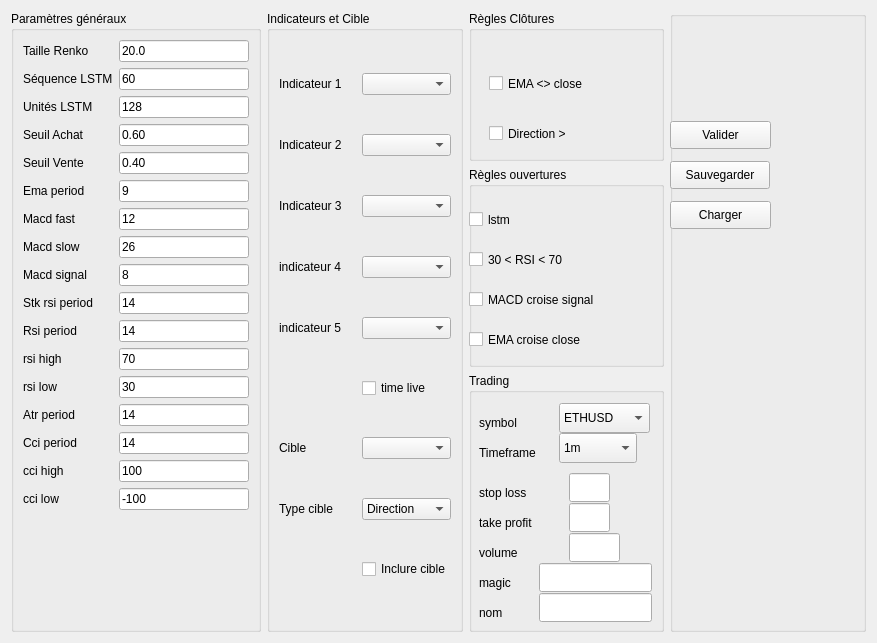
<?xml version="1.0" encoding="UTF-8"?>
<ui version="4.0">
 <class>configuration_tab</class>
 <widget class="QWidget" name="configuration_tab">
  <property name="geometry">
   <rect>
    <x>0</x>
    <y>0</y>
    <width>877</width>
    <height>643</height>
   </rect>
  </property>
  <property name="maximumSize">
   <size>
    <width>1920</width>
    <height>16777215</height>
   </size>
  </property>
  <layout class="QHBoxLayout">
   <item>
    <widget class="QGroupBox" name="group_params">
     <property name="maximumSize">
      <size>
       <width>250</width>
       <height>16777215</height>
      </size>
     </property>
     <property name="title">
      <string>Paramètres généraux</string>
     </property>
     <layout class="QFormLayout" name="form_params">
      <item row="0" column="0">
       <widget class="QLabel" name="label">
        <property name="text">
         <string>Taille Renko</string>
        </property>
       </widget>
      </item>
      <item row="0" column="1">
       <widget class="QLineEdit" name="renko_size">
        <property name="text">
         <string>20.0</string>
        </property>
       </widget>
      </item>
      <item row="1" column="0">
       <widget class="QLabel" name="label">
        <property name="text">
         <string>Séquence LSTM</string>
        </property>
       </widget>
      </item>
      <item row="1" column="1">
       <widget class="QLineEdit" name="lstm_seq_len">
        <property name="text">
         <string>60</string>
        </property>
       </widget>
      </item>
      <item row="2" column="0">
       <widget class="QLabel" name="label">
        <property name="text">
         <string>Unités LSTM</string>
        </property>
       </widget>
      </item>
      <item row="2" column="1">
       <widget class="QLineEdit" name="lstm_units">
        <property name="text">
         <string>128</string>
        </property>
       </widget>
      </item>
      <item row="3" column="0">
       <widget class="QLabel" name="label">
        <property name="text">
         <string>Seuil Achat</string>
        </property>
       </widget>
      </item>
      <item row="3" column="1">
       <widget class="QLineEdit" name="lstm_threshold_buy">
        <property name="text">
         <string>0.60</string>
        </property>
       </widget>
      </item>
      <item row="4" column="0">
       <widget class="QLabel" name="label">
        <property name="text">
         <string>Seuil Vente</string>
        </property>
       </widget>
      </item>
      <item row="4" column="1">
       <widget class="QLineEdit" name="lstm_threshold_sell">
        <property name="text">
         <string>0.40</string>
        </property>
       </widget>
      </item>
      <item row="7" column="0">
       <widget class="QLabel" name="macdFastLabel">
        <property name="text">
         <string>Macd fast</string>
        </property>
       </widget>
      </item>
      <item row="7" column="1">
       <widget class="QLineEdit" name="macd_fast">
        <property name="inputMask">
         <string>##</string>
        </property>
        <property name="text">
         <string>12</string>
        </property>
       </widget>
      </item>
      <item row="8" column="0">
       <widget class="QLabel" name="macdSlowLabel">
        <property name="text">
         <string>Macd slow</string>
        </property>
       </widget>
      </item>
      <item row="8" column="1">
       <widget class="QLineEdit" name="macd_slow">
        <property name="inputMask">
         <string>##</string>
        </property>
        <property name="text">
         <string>26</string>
        </property>
       </widget>
      </item>
      <item row="9" column="0">
       <widget class="QLabel" name="macdSignalLabel">
        <property name="text">
         <string>Macd signal</string>
        </property>
       </widget>
      </item>
      <item row="9" column="1">
       <widget class="QLineEdit" name="macd_signal">
        <property name="inputMask">
         <string>##</string>
        </property>
        <property name="text">
         <string>8</string>
        </property>
       </widget>
      </item>
      <item row="10" column="0">
       <widget class="QLabel" name="StkRsiPeriodLabel">
        <property name="text">
         <string>Stk rsi period</string>
        </property>
       </widget>
      </item>
      <item row="10" column="1">
       <widget class="QLineEdit" name="stk_rsi_period">
        <property name="inputMask">
         <string>##</string>
        </property>
        <property name="text">
         <string>14</string>
        </property>
       </widget>
      </item>
      <item row="5" column="0">
       <widget class="QLabel" name="emaPeriodLabel">
        <property name="text">
         <string>Ema period</string>
        </property>
       </widget>
      </item>
      <item row="5" column="1">
       <widget class="QLineEdit" name="ema_period">
        <property name="inputMask">
         <string>##</string>
        </property>
        <property name="text">
         <string>9</string>
        </property>
       </widget>
      </item>
      <item row="13" column="0">
       <widget class="QLabel" name="rsiHighLabel">
        <property name="text">
         <string>rsi high</string>
        </property>
       </widget>
      </item>
      <item row="13" column="1">
       <widget class="QLineEdit" name="rsi_high">
        <property name="text">
         <string>70</string>
        </property>
       </widget>
      </item>
      <item row="14" column="0">
       <widget class="QLabel" name="rsiLowLabel">
        <property name="text">
         <string>rsi low</string>
        </property>
       </widget>
      </item>
      <item row="14" column="1">
       <widget class="QLineEdit" name="rsi_low">
        <property name="text">
         <string>30</string>
        </property>
       </widget>
      </item>
      <item row="11" column="0">
       <widget class="QLabel" name="rsiPeriodLabel">
        <property name="text">
         <string>Rsi period</string>
        </property>
       </widget>
      </item>
      <item row="11" column="1">
       <widget class="QLineEdit" name="rsi_period">
        <property name="inputMask">
         <string>##</string>
        </property>
        <property name="text">
         <string>14</string>
        </property>
       </widget>
      </item>
      <item row="15" column="0">
       <widget class="QLabel" name="atrPeriodLabel">
        <property name="text">
         <string>Atr period</string>
        </property>
       </widget>
      </item>
      <item row="15" column="1">
       <widget class="QLineEdit" name="atr_period">
        <property name="text">
         <string>14</string>
        </property>
       </widget>
      </item>
      <item row="19" column="0">
       <widget class="QLabel" name="cciHighLabel">
        <property name="text">
         <string>cci high</string>
        </property>
       </widget>
      </item>
      <item row="19" column="1">
       <widget class="QLineEdit" name="cci_high">
        <property name="text">
         <string>100</string>
        </property>
       </widget>
      </item>
      <item row="20" column="0">
       <widget class="QLabel" name="cciLowLabel">
        <property name="text">
         <string>cci low</string>
        </property>
       </widget>
      </item>
      <item row="20" column="1">
       <widget class="QLineEdit" name="cci_low">
        <property name="text">
         <string>-100</string>
        </property>
       </widget>
      </item>
      <item row="17" column="1">
       <widget class="QLineEdit" name="cci_period">
        <property name="inputMask">
         <string>##</string>
        </property>
        <property name="text">
         <string>14</string>
        </property>
       </widget>
      </item>
      <item row="17" column="0">
       <widget class="QLabel" name="cciPeriodLabel_">
        <property name="text">
         <string>Cci period</string>
        </property>
       </widget>
      </item>
     </layout>
    </widget>
   </item>
   <item>
    <widget class="QGroupBox" name="group_features">
     <property name="title">
      <string>Indicateurs et Cible</string>
     </property>
     <layout class="QGridLayout" name="grid_features">
      <item row="2" column="1">
       <widget class="QComboBox" name="feat_3"/>
      </item>
      <item row="4" column="1">
       <widget class="QComboBox" name="feat_5"/>
      </item>
      <item row="1" column="1">
       <widget class="QComboBox" name="feat_2"/>
      </item>
      <item row="6" column="0">
       <widget class="QLabel" name="label">
        <property name="text">
         <string>Cible</string>
        </property>
       </widget>
      </item>
      <item row="8" column="1">
       <widget class="QCheckBox" name="target_include">
        <property name="text">
         <string>Inclure cible</string>
        </property>
       </widget>
      </item>
      <item row="2" column="0">
       <widget class="QLabel" name="label">
        <property name="text">
         <string>Indicateur 3</string>
        </property>
       </widget>
      </item>
      <item row="0" column="0">
       <widget class="QLabel" name="label">
        <property name="text">
         <string>Indicateur 1</string>
        </property>
       </widget>
      </item>
      <item row="0" column="1">
       <widget class="QComboBox" name="feat_1"/>
      </item>
      <item row="7" column="1">
       <widget class="QComboBox" name="target_type">
        <item>
         <property name="text">
          <string>Direction</string>
         </property>
        </item>
        <item>
         <property name="text">
          <string>Valeur</string>
         </property>
        </item>
        <item>
         <property name="text">
          <string>Return</string>
         </property>
        </item>
       </widget>
      </item>
      <item row="3" column="1">
       <widget class="QComboBox" name="feat_4"/>
      </item>
      <item row="7" column="0">
       <widget class="QLabel" name="label">
        <property name="text">
         <string>Type cible</string>
        </property>
       </widget>
      </item>
      <item row="6" column="1">
       <widget class="QComboBox" name="target_col"/>
      </item>
      <item row="3" column="0">
       <widget class="QLabel" name="label_2">
        <property name="text">
         <string>indicateur 4</string>
        </property>
       </widget>
      </item>
      <item row="4" column="0">
       <widget class="QLabel" name="label_3">
        <property name="text">
         <string>indicateur 5</string>
        </property>
       </widget>
      </item>
      <item row="1" column="0">
       <widget class="QLabel" name="label">
        <property name="text">
         <string>Indicateur 2</string>
        </property>
       </widget>
      </item>
      <item row="5" column="1">
       <widget class="QCheckBox" name="time_live">
        <property name="text">
         <string>time live</string>
        </property>
        <property name="checked">
         <bool>false</bool>
        </property>
       </widget>
      </item>
     </layout>
    </widget>
   </item>
   <item>
    <layout class="QVBoxLayout" name="verticalLayout">
     <item>
      <widget class="QGroupBox" name="groupBox_2">
       <property name="maximumSize">
        <size>
         <width>16777215</width>
         <height>150</height>
        </size>
       </property>
       <property name="styleSheet">
        <string notr="true"/>
       </property>
       <property name="title">
        <string>Règles Clôtures</string>
       </property>
       <widget class="QCheckBox" name="close_ema">
        <property name="geometry">
         <rect>
          <x>20</x>
          <y>60</y>
          <width>150</width>
          <height>25</height>
         </rect>
        </property>
        <property name="minimumSize">
         <size>
          <width>150</width>
          <height>0</height>
         </size>
        </property>
        <property name="text">
         <string>EMA &lt;&gt; close</string>
        </property>
       </widget>
       <widget class="QCheckBox" name="close_sens">
        <property name="geometry">
         <rect>
          <x>20</x>
          <y>110</y>
          <width>95</width>
          <height>25</height>
         </rect>
        </property>
        <property name="text">
         <string>Direction &gt;</string>
        </property>
       </widget>
      </widget>
     </item>
     <item>
      <widget class="QGroupBox" name="group_rules">
       <property name="maximumSize">
        <size>
         <width>16777215</width>
         <height>200</height>
        </size>
       </property>
       <property name="title">
        <string>Règles ouvertures</string>
       </property>
       <widget class="QCheckBox" name="rule_rsi">
        <property name="geometry">
         <rect>
          <x>0</x>
          <y>80</y>
          <width>113</width>
          <height>25</height>
         </rect>
        </property>
        <property name="text">
         <string>30 &lt; RSI &lt; 70</string>
        </property>
       </widget>
       <widget class="QCheckBox" name="rule_ema">
        <property name="geometry">
         <rect>
          <x>0</x>
          <y>160</y>
          <width>138</width>
          <height>25</height>
         </rect>
        </property>
        <property name="text">
         <string>EMA croise close</string>
        </property>
       </widget>
       <widget class="QCheckBox" name="rule_macd">
        <property name="geometry">
         <rect>
          <x>0</x>
          <y>120</y>
          <width>155</width>
          <height>25</height>
         </rect>
        </property>
        <property name="text">
         <string>MACD croise signal</string>
        </property>
       </widget>
       <widget class="QCheckBox" name="rule_lstm">
        <property name="geometry">
         <rect>
          <x>0</x>
          <y>40</y>
          <width>95</width>
          <height>25</height>
         </rect>
        </property>
        <property name="text">
         <string>lstm</string>
        </property>
       </widget>
      </widget>
     </item>
     <item>
      <widget class="QGroupBox" name="groupBox_3">
       <property name="title">
        <string>Trading</string>
       </property>
       <widget class="QLineEdit" name="sl">
        <property name="geometry">
         <rect>
          <x>100</x>
          <y>100</y>
          <width>41</width>
          <height>29</height>
         </rect>
        </property>
       </widget>
       <widget class="QLabel" name="label_4">
        <property name="geometry">
         <rect>
          <x>10</x>
          <y>40</y>
          <width>63</width>
          <height>20</height>
         </rect>
        </property>
        <property name="text">
         <string>symbol</string>
        </property>
       </widget>
       <widget class="QComboBox" name="symbol">
        <property name="geometry">
         <rect>
          <x>90</x>
          <y>30</y>
          <width>91</width>
          <height>30</height>
         </rect>
        </property>
        <item>
         <property name="text">
          <string>ETHUSD</string>
         </property>
        </item>
        <item>
         <property name="text">
          <string>BTCUSD</string>
         </property>
        </item>
        <item>
         <property name="text">
          <string>SOLUSD</string>
         </property>
        </item>
       </widget>
       <widget class="QComboBox" name="timeframe">
        <property name="geometry">
         <rect>
          <x>90</x>
          <y>60</y>
          <width>78</width>
          <height>30</height>
         </rect>
        </property>
        <item>
         <property name="text">
          <string>1m</string>
         </property>
        </item>
        <item>
         <property name="text">
          <string>2m</string>
         </property>
        </item>
        <item>
         <property name="text">
          <string>3m</string>
         </property>
        </item>
        <item>
         <property name="text">
          <string>4m</string>
         </property>
        </item>
        <item>
         <property name="text">
          <string>5m</string>
         </property>
        </item>
        <item>
         <property name="text">
          <string>10m</string>
         </property>
        </item>
        <item>
         <property name="text">
          <string>15m</string>
         </property>
        </item>
        <item>
         <property name="text">
          <string>20m</string>
         </property>
        </item>
        <item>
         <property name="text">
          <string>30m</string>
         </property>
        </item>
        <item>
         <property name="text">
          <string>1h</string>
         </property>
        </item>
        <item>
         <property name="text">
          <string>2h</string>
         </property>
        </item>
        <item>
         <property name="text">
          <string>4h</string>
         </property>
        </item>
        <item>
         <property name="text">
          <string>12h</string>
         </property>
        </item>
        <item>
         <property name="text">
          <string>1d</string>
         </property>
        </item>
       </widget>
       <widget class="QLabel" name="label_5">
        <property name="geometry">
         <rect>
          <x>10</x>
          <y>70</y>
          <width>81</width>
          <height>20</height>
         </rect>
        </property>
        <property name="text">
         <string>Timeframe</string>
        </property>
       </widget>
       <widget class="QLabel" name="label_6">
        <property name="geometry">
         <rect>
          <x>10</x>
          <y>110</y>
          <width>63</width>
          <height>20</height>
         </rect>
        </property>
        <property name="text">
         <string>stop loss</string>
        </property>
       </widget>
       <widget class="QLineEdit" name="tp">
        <property name="geometry">
         <rect>
          <x>100</x>
          <y>130</y>
          <width>41</width>
          <height>29</height>
         </rect>
        </property>
       </widget>
       <widget class="QLabel" name="label_7">
        <property name="geometry">
         <rect>
          <x>10</x>
          <y>140</y>
          <width>81</width>
          <height>20</height>
         </rect>
        </property>
        <property name="text">
         <string>take profit</string>
        </property>
       </widget>
       <widget class="QLineEdit" name="volume">
        <property name="geometry">
         <rect>
          <x>100</x>
          <y>160</y>
          <width>51</width>
          <height>29</height>
         </rect>
        </property>
       </widget>
       <widget class="QLabel" name="label_8">
        <property name="geometry">
         <rect>
          <x>10</x>
          <y>170</y>
          <width>63</width>
          <height>20</height>
         </rect>
        </property>
        <property name="text">
         <string>volume</string>
        </property>
       </widget>
       <widget class="QLabel" name="label_9">
        <property name="geometry">
         <rect>
          <x>10</x>
          <y>200</y>
          <width>51</width>
          <height>20</height>
         </rect>
        </property>
        <property name="text">
         <string>magic</string>
        </property>
       </widget>
       <widget class="QLabel" name="label_10">
        <property name="geometry">
         <rect>
          <x>10</x>
          <y>230</y>
          <width>41</width>
          <height>20</height>
         </rect>
        </property>
        <property name="text">
         <string>nom</string>
        </property>
       </widget>
       <widget class="QLineEdit" name="magic">
        <property name="geometry">
         <rect>
          <x>70</x>
          <y>190</y>
          <width>113</width>
          <height>29</height>
         </rect>
        </property>
       </widget>
       <widget class="QLineEdit" name="name">
        <property name="geometry">
         <rect>
          <x>70</x>
          <y>220</y>
          <width>113</width>
          <height>29</height>
         </rect>
        </property>
       </widget>
      </widget>
     </item>
    </layout>
   </item>
   <item>
    <widget class="QGroupBox" name="groupBox">
     <property name="minimumSize">
      <size>
       <width>100</width>
       <height>0</height>
      </size>
     </property>
     <property name="title">
      <string/>
     </property>
     <widget class="QPushButton" name="btn_validate">
      <property name="geometry">
       <rect>
        <x>0</x>
        <y>110</y>
        <width>101</width>
        <height>28</height>
       </rect>
      </property>
      <property name="text">
       <string>Valider</string>
      </property>
     </widget>
     <widget class="QPushButton" name="btn_save">
      <property name="geometry">
       <rect>
        <x>0</x>
        <y>150</y>
        <width>100</width>
        <height>28</height>
       </rect>
      </property>
      <property name="text">
       <string>Sauvegarder</string>
      </property>
     </widget>
     <widget class="QPushButton" name="btn_load">
      <property name="geometry">
       <rect>
        <x>0</x>
        <y>190</y>
        <width>101</width>
        <height>28</height>
       </rect>
      </property>
      <property name="text">
       <string>Charger</string>
      </property>
     </widget>
    </widget>
   </item>
  </layout>
 </widget>
 <resources/>
 <connections/>
</ui>
